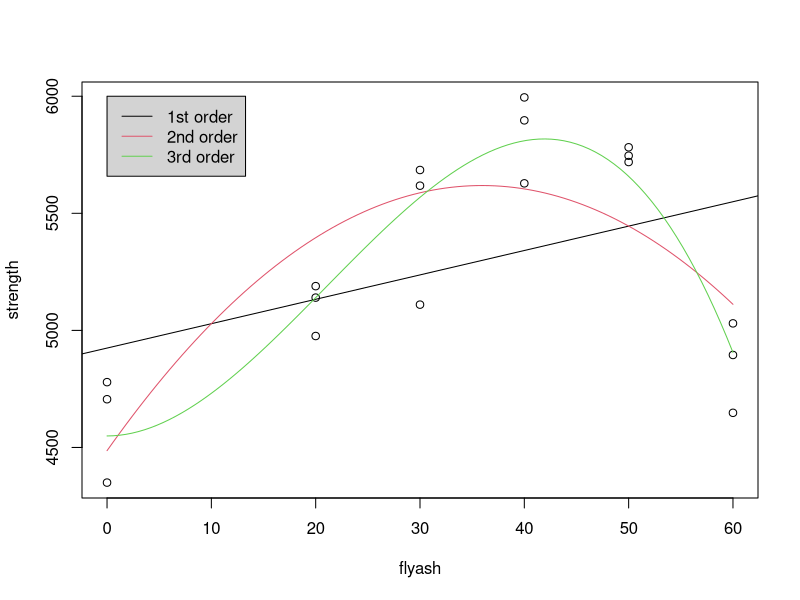

Reproduce this figure in R.
#Flyash % as a strength (sten) factor in concrete compression test (PSI) for 28 day cured concrete
dat=matrix(c(0, 4779,
             0, 4706,
             0, 4350,
             20, 5189,
             20, 5140,
             20, 4976,
             30, 5110,
             30, 5685,
             30, 5618,
             40, 5995,
             40, 5628,
             40, 5897,
             50, 5746,
             50, 5719,
             50, 5782,
             60, 4895,
             60, 5030,
             60, 4648),
           18,2,byrow=TRUE,dimnames=list(c(),c("flyash","strength")))

plot(dat)
dat=as.data.frame(dat)
reg.lin=lm(strength~flyash,data=dat)
summary(reg.lin)
abline(reg.lin)

#Add 2nd order polynomial
flyash2=dat$flyash^2
reg.2poly=lm(strength~flyash+flyash2,data=dat)
summary(reg.2poly)
curve(reg.2poly$coefficients[1]+reg.2poly$coefficients[2]*x+reg.2poly$coefficients[3]*x^2,from=0,to=60,col=2,add=TRUE)

#Add 3rd order 
flyash3=dat$flyash^3
reg.3poly=lm(strength~flyash+flyash2+flyash3,data=dat)
summary(reg.3poly)

reg.3polym1=update(reg.3poly,.~.-flyash)
summary(reg.3polym1)
curve(reg.3polym1$coefficients[1]+reg.3polym1$coefficients[2]*x^2
      +reg.3polym1$coefficients[3]*x^3,from=0,to=60,col=3,add=TRUE)
legend(0,6000,legend=c("1st order","2nd order","3rd order"),lty=1,col=1:3,bg="light gray")
